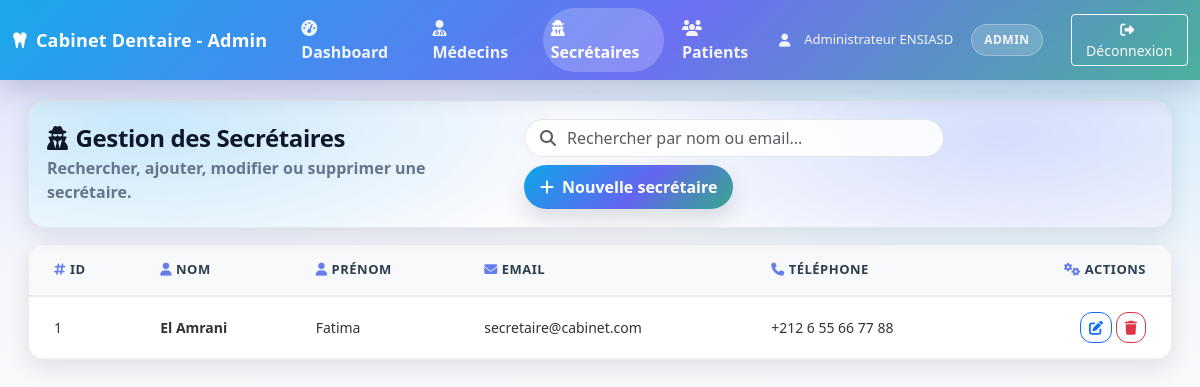
The page /index.php?route=/admin/secretaires (signed in) on the database its author committed.
### tables this page shows
CREATE TABLE secretaires (
    id INT AUTO_INCREMENT PRIMARY KEY,
    user_id INT NOT NULL,
    telephone VARCHAR(20),
    departement VARCHAR(100),
    created_at TIMESTAMP DEFAULT CURRENT_TIMESTAMP,
    FOREIGN KEY (user_id) REFERENCES users(id) ON DELETE CASCADE,
    KEY idx_user_id (user_id)
);

CREATE TABLE users (
    id INT AUTO_INCREMENT PRIMARY KEY,
    nom VARCHAR(100) NOT NULL,
    prenom VARCHAR(100) NOT NULL,
    email VARCHAR(150) UNIQUE NOT NULL,
    password VARCHAR(255) NOT NULL,
    role ENUM('admin','dentiste','secretaire','patient') NOT NULL DEFAULT 'patient',
    created_at TIMESTAMP DEFAULT CURRENT_TIMESTAMP,
    KEY idx_email (email),
    KEY idx_role (role)
);

### app/core/controller.php (called while the page is built, shortened)
<?php
class Controller
{
    public function view($viewName, $data = [])
    {
        $viewPath = __DIR__ . '/../views/' . str_replace('.', '/', $viewName) . '.php';
        include $viewPath;
    }
}

### app/controllers/AdminController.php (called while the page is built, shortened)
<?php
class AdminController extends Controller
{
    private $secretaireModel;
    public function __construct()
    {
        $this->secretaireModel = new Secretaire();
    }
    public function secretaires()
    {
        $secretaires = $this->secretaireModel->findAll();
        $this->view('admin.secretaires', [
            'secretaires' => $secretaires
        ]);
    }
}

### app/core/Database.php (called while the page is built, shortened)
<?php
class Database
{
    private $host = DB_HOST;
    private $dbname = DB_NAME;
    private $username = DB_USER;
    private $password = DB_PASSWORD;
    private $charset = DB_CHARSET;
    private $port = DB_PORT;
    private function loadConfiguration()
    {
        $configFile = ROOT_PATH . '/config.php';
        $this->host = defined('DB_HOST') ? DB_HOST : $this->host;
        $this->dbname = defined('DB_NAME') ? DB_NAME : $this->dbname;
        $this->username = defined('DB_USER') ? DB_USER : $this->username;
        $this->password = defined('DB_PASSWORD') ? DB_PASSWORD : $this->password;
        $this->port = defined('DB_PORT') ? (int) DB_PORT : $this->port;
        $this->charset = defined('DB_CHARSET') ? DB_CHARSET : $this->charset;
    }
    public function connect()
    {
        try {
            $hostsToTry = [$this->host];
            foreach (array_unique($hostsToTry) as $host) {
                try {
                    $dsn = "mysql:host={$host};port={$this->port};dbname={$this->dbname};charset={$this->charset}";
                    $this->pdo = new PDO($dsn, $this->username, $this->password, [
                        PDO::ATTR_ERRMODE => PDO::ERRMODE_EXCEPTION,
                        PDO::ATTR_DEFAULT_FETCH_MODE => PDO::FETCH_ASSOC,
                        PDO::ATTR_EMULATE_PREPARES => false,
                    ]);
                    $message = "✓ Connexion PDO réussie (host: {$host}, port: {$this->port}, dbname: {$this->dbname})";
                    return $this->pdo;
                } catch (PDOException $e) {
                    $lastException = $e;
                }
            }
            throw new PDOException("Connexion PDO impossible sans message d'erreur.");
        } catch (PDOException $e) {
            $message = "✗ ERREUR PDO : " . $e->getMessage();
            $this->debug_messages[] = $message;
            die($message);
        }
    }
}

### app/core/Model.php (called while the page is built, shortened)
<?php
class Model
{
    public function __construct()
    {
        try {
            $db = new Database();
            $this->pdo = $db->getPdo();
        } catch (Exception $e) {
            $this->debug_messages[] = "✗ Erreur initialisation Model : " . $e->getMessage();
        }
    }
}

### app/models/Secretaire.php (called while the page is built, shortened)
<?php
class Secretaire extends Model
{
    public function findAll()
    {
        try {
            $query = "SELECT s.*, u.nom, u.prenom, u.email FROM secretaires s
                     JOIN users u ON s.user_id = u.id
                     ORDER BY u.nom, u.prenom";
            $stmt = $this->pdo->prepare($query);
            $stmt->execute();
            return $stmt->fetchAll(PDO::FETCH_ASSOC);
        } catch (PDOException $e) {
            error_log("Erreur PDO dans findAll: " . $e->getMessage());
            return [];
        }
    }
}

### app/views/admin/secretaires.php (the view, shortened to what this page needs)
<!DOCTYPE html>
<html lang="fr">
<head>
    <link href="https://cdn.jsdelivr.net/npm/bootstrap@5.3.0/dist/css/bootstrap.min.css" rel="stylesheet">
    <link href="https://cdnjs.cloudflare.com/ajax/libs/font-awesome/6.4.0/css/all.min.css" rel="stylesheet">
</head>
<body>
    <nav class="navbar navbar-expand-lg navbar-custom fixed-top">
        <div class="container-fluid">
            <a class="navbar-brand" href="<?php echo BASE_URL; ?>index.php?route=/admin/dashboard">
                <i class="fas fa-tooth me-2"></i>Cabinet Dentaire - Admin
            </a>
            <div class="collapse navbar-collapse" id="navbarNav">
                <ul class="navbar-nav me-auto">
                    <li class="nav-item">
                        <a class="nav-link" href="<?php echo BASE_URL; ?>index.php?route=/admin/dashboard">
                            <i class="fas fa-tachometer-alt me-1"></i>Dashboard
                        </a>
                    </li>
                    <li class="nav-item">
                        <a class="nav-link" href="<?php echo BASE_URL; ?>index.php?route=/admin/medecins">
                            <i class="fas fa-user-md me-1"></i>Médecins
                        </a>
                    </li>
                    <li class="nav-item">
                        <a class="nav-link active" href="<?php echo BASE_URL; ?>index.php?route=/admin/secretaires">
                            <i class="fas fa-user-secret me-1"></i>Secrétaires
                        </a>
                    </li>
                    <li class="nav-item">
                        <a class="nav-link" href="<?php echo BASE_URL; ?>index.php?route=/admin/patients">
                            <i class="fas fa-users me-1"></i>Patients
                        </a>
                    </li>
                </ul>
                <div class="d-flex align-items-center">
                    <div class="user-info">
                        <i class="fas fa-user me-1"></i>
                        <?php echo htmlspecialchars($_SESSION['user_prenom'] . ' ' . $_SESSION['user_nom']); ?>
                        <span class="role-badge ms-2">ADMIN</span>
                    </div>
                    <a href="<?php echo BASE_URL; ?>index.php?route=/logout" class="btn btn-outline-light btn-sm ms-3">
                        <i class="fas fa-sign-out-alt me-1"></i>Déconnexion
                    </a>
                </div>
            </div>
        </div>
    </nav>
    <div class="container-fluid mt-4">
        <div class="page-wrap px-2 px-md-3">
            <div class="hero">
                <div class="d-flex flex-column flex-lg-row align-items-start align-items-lg-center justify-content-between gap-3">
                    <div>
                        <h1 class="hero-title h4 mb-1">
                            <i class="fas fa-user-secret me-2"></i>Gestion des Secrétaires
                        </h1>
                        <p class="hero-sub">Rechercher, ajouter, modifier ou supprimer une secrétaire.</p>
                    </div>
                    <div class="d-flex flex-wrap align-items-center gap-2">
                        <div class="position-relative" style="min-width: min(420px, 90vw);">
                            <i class="fas fa-magnifying-glass position-absolute text-muted" style="left: 16px; top: 50%; transform: translateY(-50%); z-index: 10;"></i>
                            <input type="text" class="form-control search" id="searchSecretaire"
                                placeholder="Rechercher par nom ou email...">
                        </div>
                        <a href="<?php echo BASE_URL; ?>index.php?route=/register-secretaire" class="btn btn-hero btn-gradient">
                            <i class="fas fa-plus me-2"></i>Nouvelle secrétaire
                        </a>
                    </div>
                </div>
            </div>
                <div class="soft-card table-card mt-3">
                    <div class="card-body p-0">
                        <div class="table-responsive">
                            <table class="table table-hover mb-0" id="tableSecretaires">
                                <thead class="table-light">
                                    <tr>
                                        <th class="ps-4"><i class="fas fa-hashtag me-1"></i>ID</th>
                                        <th><i class="fas fa-user me-1"></i>Nom</th>
                                        <th><i class="fas fa-user me-1"></i>Prénom</th>
                                        <th><i class="fas fa-envelope me-1"></i>Email</th>
                                        <th><i class="fas fa-phone me-1"></i>Téléphone</th>
                                        <th class="text-end pe-4"><i class="fas fa-cogs me-1"></i>Actions</th>
                                    </tr>
                                </thead>
                                <tbody>
                                    <?php if (!empty($secretaires)): ?>
                                        <?php foreach ($secretaires as $secretaire): ?>
                                            <tr class="secretaire-row">
                                                <td class="ps-4"><?php echo htmlspecialchars($secretaire['id']); ?></td>
                                                <td><strong><?php echo htmlspecialchars($secretaire['nom']); ?></strong></td>
                                                <td><?php echo htmlspecialchars($secretaire['prenom']); ?></td>
                                                <td><?php echo htmlspecialchars($secretaire['email']); ?></td>
                                                <td><?php echo htmlspecialchars($secretaire['telephone']); ?></td>
                                                <td class="text-end pe-4">
                                                    <a href="<?php echo BASE_URL; ?>index.php?route=/admin/secretaire/edit/<?php echo $secretaire['id']; ?>"
                                                       class="btn btn-sm btn-outline-primary action-btn"
                                                       title="Modifier">
                                                        <i class="fas fa-edit"></i>
                                                    </a>
                                                    <form method="POST" action="<?php echo BASE_URL; ?>index.php?route=/admin/secretaire/delete"
                                                          style="display: inline;"
                                                          onsubmit="return confirm('Êtes-vous sûr de vouloir supprimer cette secrétaire ?');">
                                                        <button type="submit" class="btn btn-sm btn-outline-danger action-btn" title="Supprimer">
                                                            <i class="fas fa-trash"></i>
                                                        </button>
                                                    </form>
                                                </td>
                                            </tr>
                                        <?php endforeach; ?>
                                    <?php endif; ?>
                                </tbody>
                            </table>
                        </div>
                    </div>
                </div>
        </div>
    </div>
</body>
</html>

### app/views/admin/secretaires.php (style rules this page uses)
:root { --bg0:#f6f8fb; --bg1:#eef3ff; --cardSolid:#ffffff; --text:#0f172a; --muted:#64748b; --border:rgba(15, 23, 42, 0.08); --shadow: 0 18px 50px rgba(15, 23, 42, 0.10); --shadowSm: 0 8px 24px rgba(15, 23, 42, 0.10); }
body { color: var(--text); font-family: ui-sans-serif, system-ui, -apple-system, "Segoe UI", Roboto, "Helvetica Neue", Arial, "Noto Sans", "Liberation Sans", sans-serif; background: radial-gradient(1100px 520px at 15% -5%, rgba(99,102,241,0.18), transparent 65%), radial-gradient(980px 520px at 85% 0%, rgba(14,165,233,0.20), transparent 60%), radial-gradient(800px 500px at 50% 100%, rgba(34,197,94,0.08), transparent 70%), linear-gradient(180deg, #eef3ff 0%, #f6f8fb 35%, #f8fafc 70%, #ffffff 100% ); background-attachment: fixed; padding-top: 76px; }
.navbar-custom { background: linear-gradient(135deg, rgba(14,165,233,0.95) 0%, rgba(99,102,241,0.92) 55%, rgba(34,197,94,0.85) 120%); box-shadow: 0 10px 30px rgba(15, 23, 42, 0.18); backdrop-filter: blur(10px); -webkit-backdrop-filter: blur(10px); }
.navbar-custom .navbar-brand { font-weight: 800; letter-spacing: .2px; font-size: 18px; color: white !important; }
.navbar-custom .nav-link { color: rgba(255, 255, 255, 0.92) !important; font-weight: 600; margin-left: 10px; border-radius: 999px; padding: 8px 12px; }
.navbar-custom .nav-link.active { background: rgba(255,255,255,0.20); color: #fff !important; }
.user-info { color: rgba(255, 255, 255, 0.92); font-size: 13px; margin-right: 12px; display:flex; align-items:center; gap:10px; white-space: nowrap; }
.role-badge { background-color: rgba(255, 255, 255, 0.18); border: 1px solid rgba(255,255,255,0.25); padding: 6px 12px; border-radius: 999px; font-size: 12px; font-weight: 800; letter-spacing: .5px; }
.page-wrap { max-width: 1280px; margin: 0 auto; }
.hero { border: 1px solid var(--border); background: linear-gradient(135deg, rgba(255,255,255,0.75), rgba(255,255,255,0.55)); border-radius: 18px; box-shadow: var(--shadowSm); padding: 18px 18px; position: relative; overflow:hidden; margin-bottom: 16px; }
.hero:before { content:""; position:absolute; inset:-2px; background: radial-gradient(700px 280px at 10% 20%, rgba(14,165,233,0.20), transparent 60%), radial-gradient(700px 280px at 85% 30%, rgba(99,102,241,0.18), transparent 55%); pointer-events:none; }
.hero > * { position: relative; }
.hero-title { font-weight: 900; letter-spacing: -0.4px; margin: 0; }
.hero-sub { color: var(--muted); margin: 0; font-weight: 600; }
.soft-card { border: 1px solid var(--border); background: var(--cardSolid); border-radius: 16px; box-shadow: var(--shadowSm); }
.search { border-radius: 999px; padding-left: 42px; border: 1px solid rgba(15,23,42,0.10); background: rgba(255,255,255,0.85); }
.btn-hero { border-radius: 999px; padding: 10px 16px; font-weight: 800; }
.btn-gradient { border: none; color: #fff; background: linear-gradient(135deg, #0ea5e9 0%, #6366f1 55%, #22c55e 120%); box-shadow: 0 10px 22px rgba(15,23,42,0.14); }
.table-card { overflow:hidden; }
#tableSecretaires { width: 100%; border-collapse: collapse; background: white; border-radius: 10px; overflow: hidden; }
#tableSecretaires thead { background: #f8f9fa; }
#tableSecretaires thead th { padding: 15px 20px; text-align: left; font-weight: 600; color: #2c3e50; font-size: 13px; text-transform: uppercase; letter-spacing: 0.5px; border-bottom: 2px solid #e9ecef; vertical-align: middle; }
#tableSecretaires thead th i { margin-right: 8px; color: #667eea; }
#tableSecretaires tbody td { padding: 15px 20px; border-bottom: 1px solid #f0f0f0; vertical-align: middle; font-size: 14px; color: #333; }
#tableSecretaires tbody tr { transition: all 0.3s ease; }
#tableSecretaires .text-end { text-align: right; }
#tableSecretaires .ps-4 { padding-left: 25px !important; }
#tableSecretaires .pe-4 { padding-right: 25px !important; }
.action-btn { transition: transform .15s ease, box-shadow .15s ease; border-radius: 12px; }

### rows shown on the page
secretaires: id "1", user.nom "El Amrani", user.prenom "Fatima", user.email "secretaire@cabinet.com", telephone "+212 6 55 66 77 88"

### other values the page prints
$_SESSION['user_prenom'] . ' ' . $_SESSION['user_nom'] "Administrateur ENSIASD"
